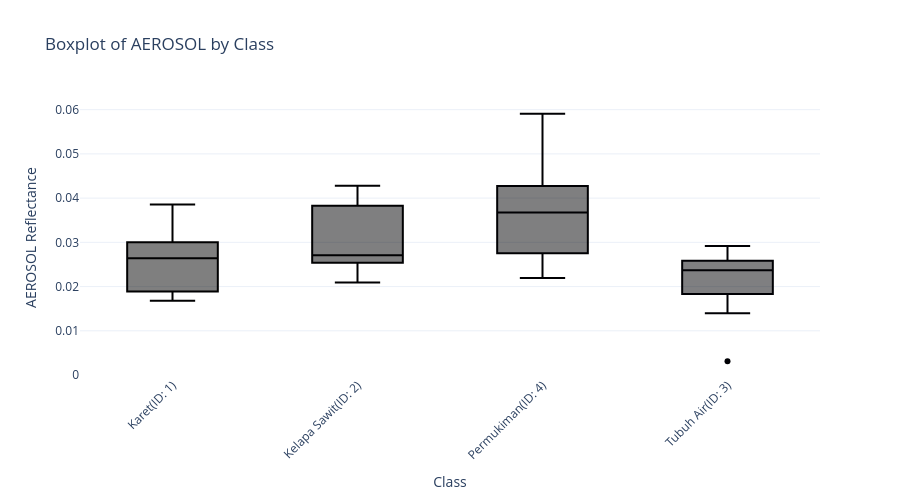
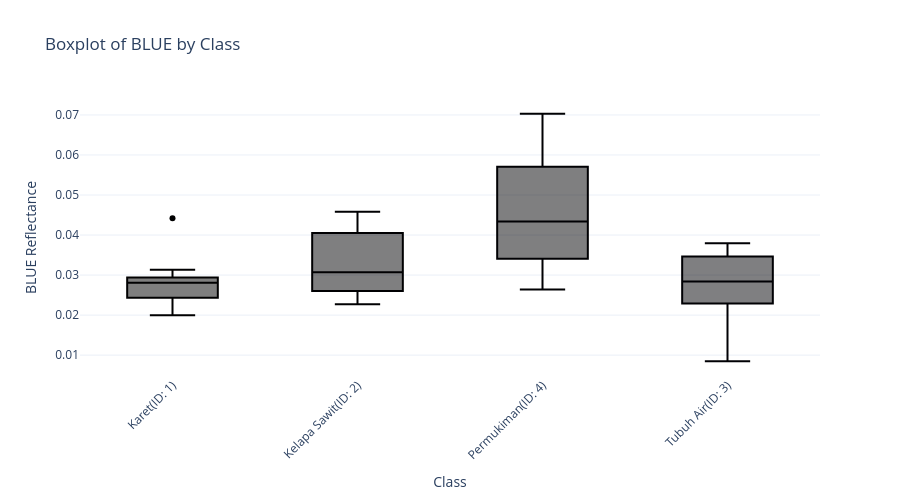
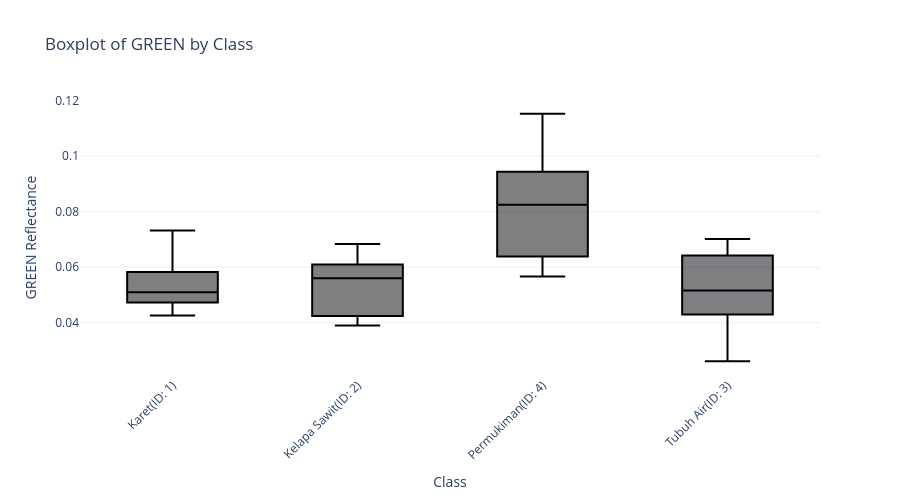
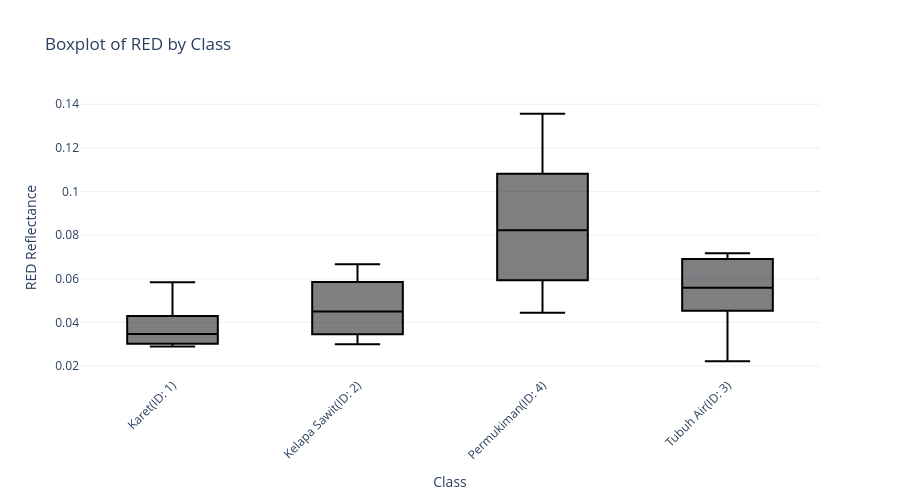

Source (notebook cell) for these figures, in order:
### Markdown cell above
### System Response 4.2 Sample Visualization

### Code cell
#Box plot to detect outlier
ploter = spectral_plotter(analyzer)
box = ploter.plot_boxplot(pixel_extract)
for fig in box:
    fig.show()

### Figure 1 — Plotly figure (JSON) as saved in the notebook; plotly's stock layout.template omitted (floating-point values rounded to 4 significant figures)
{"data": [{"alignmentgroup": "True", "customdata": [[1], [1], [1], [1], [1], [1], [1], [1], [1], [1]], "hovertemplate": "<b>%{x}</b><br>AEROSOL: %{y:.4f}<br><extra></extra>", "legendgroup": "Karet(ID: 1)", "marker": {"color": "#000001"}, "name": "Karet(ID: 1)", "notched": false, "offsetgroup": "Karet(ID: 1)", "orientation": "v", "showlegend": true, "type": "box", "x": ["Karet(ID: 1)", "Karet(ID: 1)", "Karet(ID: 1)", "Karet(ID: 1)", "Karet(ID: 1)", "Karet(ID: 1)", "Karet(ID: 1)", "Karet(ID: 1)", "Karet(ID: 1)", "Karet(ID: 1)"], "x0": " ", "xaxis": "x", "y": [0.03853, 0.03004, 0.02428, 0.02817, 0.01762, 0.02638, 0.01889, 0.02644, 0.03097, 0.01678], "y0": " ", "yaxis": "y"}, {"alignmentgroup": "True", "customdata": [[2], [2], [2], [2], [2], [2], [2], [2], [2], [2]], "hovertemplate": "<b>%{x}</b><br>AEROSOL: %{y:.4f}<br><extra></extra>", "legendgroup": "Kelapa Sawit(ID: 2)", "marker": {"color": "#000002"}, "name": "Kelapa Sawit(ID: 2)", "notched": false, "offsetgroup": "Kelapa Sawit(ID: 2)", "orientation": "v", "showlegend": true, "type": "box", "x": ["Kelapa Sawit(ID: 2)", "Kelapa Sawit(ID: 2)", "Kelapa Sawit(ID: 2)", "Kelapa Sawit(ID: 2)", "Kelapa Sawit(ID: 2)", "Kelapa Sawit(ID: 2)", "Kelapa Sawit(ID: 2)", "Kelapa Sawit(ID: 2)", "Kelapa Sawit(ID: 2)", "Kelapa Sawit(ID: 2)"], "x0": " ", "xaxis": "x", "y": [0.02094, 0.02665, 0.02652, 0.02782, 0.02754, 0.04277, 0.03829, 0.02536, 0.04008, 0.02187], "y0": " ", "yaxis": "y"}, {"alignmentgroup": "True", "customdata": [[4], [4], [4], [4], [4], [4], [4], [4], [4], [4], [4], [4]], "hovertemplate": "<b>%{x}</b><br>AEROSOL: %{y:.4f}<br><extra></extra>", "legendgroup": "Permukiman(ID: 4)", "marker": {"color": "#000003"}, "name": "Permukiman(ID: 4)", "notched": false, "offsetgroup": "Permukiman(ID: 4)", "orientation": "v", "showlegend": true, "type": "box", "x": ["Permukiman(ID: 4)", "Permukiman(ID: 4)", "Permukiman(ID: 4)", "Permukiman(ID: 4)", "Permukiman(ID: 4)", "Permukiman(ID: 4)", "Permukiman(ID: 4)", "Permukiman(ID: 4)", "Permukiman(ID: 4)", "Permukiman(ID: 4)", "Permukiman(ID: 4)", "Permukiman(ID: 4)"], "x0": " ", "xaxis": "x", "y": [0.02507, 0.03, 0.02347, 0.04401, 0.03675, 0.03675, 0.03105, 0.02195, 0.056, 0.04145, 0.05908, 0.04028], "y0": " ", "yaxis": "y"}, {"alignmentgroup": "True", "customdata": [[3], [3], [3], [3], [3], [3], [3], [3], [3], [3], [3], [3]], "hovertemplate": "<b>%{x}</b><br>AEROSOL: %{y:.4f}<br><extra></extra>", "legendgroup": "Tubuh Air(ID: 3)", "marker": {"color": "#000004"}, "name": "Tubuh Air(ID: 3)", "notched": false, "offsetgroup": "Tubuh Air(ID: 3)", "orientation": "v", "showlegend": true, "type": "box", "x": ["Tubuh Air(ID: 3)", "Tubuh Air(ID: 3)", "Tubuh Air(ID: 3)", "Tubuh Air(ID: 3)", "Tubuh Air(ID: 3)", "Tubuh Air(ID: 3)", "Tubuh Air(ID: 3)", "Tubuh Air(ID: 3)", "Tubuh Air(ID: 3)", "Tubuh Air(ID: 3)", "Tubuh Air(ID: 3)", "Tubuh Air(ID: 3)"], "x0": " ", "xaxis": "x", "y": [0.02425, 0.02098, 0.0284, 0.02644, 0.01398, 0.02331, 0.0292, 0.02523, 0.0241, 0.003115, 0.02146, 0.01564], "y0": " ", "yaxis": "y"}], "layout": {"boxmode": "overlay", "height": 500, "hovermode": "closest", "legend": {"title": {"text": "Class"}, "tracegroupgap": 0}, "showlegend": false, "title": {"text": "Boxplot of AEROSOL by Class"}, "xaxis": {"anchor": "y", "categoryarray": ["Karet(ID: 1)", "Kelapa Sawit(ID: 2)", "Permukiman(ID: 4)", "Tubuh Air(ID: 3)"], "categoryorder": "array", "domain": [0, 1], "tickangle": -45, "title": {"text": "Class"}}, "yaxis": {"anchor": "x", "domain": [0, 1], "title": {"text": "AEROSOL Reflectance"}}}}

### Figure 2 — Plotly figure (JSON) as saved in the notebook; plotly's stock layout.template omitted (floating-point values rounded to 4 significant figures)
{"data": [{"alignmentgroup": "True", "customdata": [[1], [1], [1], [1], [1], [1], [1], [1], [1], [1]], "hovertemplate": "<b>%{x}</b><br>BLUE: %{y:.4f}<br><extra></extra>", "legendgroup": "Karet(ID: 1)", "marker": {"color": "#000001"}, "name": "Karet(ID: 1)", "notched": false, "offsetgroup": "Karet(ID: 1)", "orientation": "v", "showlegend": true, "type": "box", "x": ["Karet(ID: 1)", "Karet(ID: 1)", "Karet(ID: 1)", "Karet(ID: 1)", "Karet(ID: 1)", "Karet(ID: 1)", "Karet(ID: 1)", "Karet(ID: 1)", "Karet(ID: 1)", "Karet(ID: 1)"], "x0": " ", "xaxis": "x", "y": [0.04421, 0.02897, 0.02419, 0.02811, 0.02584, 0.02803, 0.02432, 0.02938, 0.03133, 0.01994], "y0": " ", "yaxis": "y"}, {"alignmentgroup": "True", "customdata": [[2], [2], [2], [2], [2], [2], [2], [2], [2], [2]], "hovertemplate": "<b>%{x}</b><br>BLUE: %{y:.4f}<br><extra></extra>", "legendgroup": "Kelapa Sawit(ID: 2)", "marker": {"color": "#000002"}, "name": "Kelapa Sawit(ID: 2)", "notched": false, "offsetgroup": "Kelapa Sawit(ID: 2)", "orientation": "v", "showlegend": true, "type": "box", "x": ["Kelapa Sawit(ID: 2)", "Kelapa Sawit(ID: 2)", "Kelapa Sawit(ID: 2)", "Kelapa Sawit(ID: 2)", "Kelapa Sawit(ID: 2)", "Kelapa Sawit(ID: 2)", "Kelapa Sawit(ID: 2)", "Kelapa Sawit(ID: 2)", "Kelapa Sawit(ID: 2)", "Kelapa Sawit(ID: 2)"], "x0": " ", "xaxis": "x", "y": [0.02418, 0.02605, 0.02679, 0.0333, 0.03359, 0.04582, 0.04054, 0.02806, 0.0412, 0.02269], "y0": " ", "yaxis": "y"}, {"alignmentgroup": "True", "customdata": [[4], [4], [4], [4], [4], [4], [4], [4], [4], [4], [4], [4]], "hovertemplate": "<b>%{x}</b><br>BLUE: %{y:.4f}<br><extra></extra>", "legendgroup": "Permukiman(ID: 4)", "marker": {"color": "#000003"}, "name": "Permukiman(ID: 4)", "notched": false, "offsetgroup": "Permukiman(ID: 4)", "orientation": "v", "showlegend": true, "type": "box", "x": ["Permukiman(ID: 4)", "Permukiman(ID: 4)", "Permukiman(ID: 4)", "Permukiman(ID: 4)", "Permukiman(ID: 4)", "Permukiman(ID: 4)", "Permukiman(ID: 4)", "Permukiman(ID: 4)", "Permukiman(ID: 4)", "Permukiman(ID: 4)", "Permukiman(ID: 4)", "Permukiman(ID: 4)"], "x0": " ", "xaxis": "x", "y": [0.03367, 0.03453, 0.0294, 0.05794, 0.0434, 0.0434, 0.03969, 0.02638, 0.0703, 0.04846, 0.067, 0.05618], "y0": " ", "yaxis": "y"}, {"alignmentgroup": "True", "customdata": [[3], [3], [3], [3], [3], [3], [3], [3], [3], [3], [3], [3]], "hovertemplate": "<b>%{x}</b><br>BLUE: %{y:.4f}<br><extra></extra>", "legendgroup": "Tubuh Air(ID: 3)", "marker": {"color": "#000004"}, "name": "Tubuh Air(ID: 3)", "notched": false, "offsetgroup": "Tubuh Air(ID: 3)", "orientation": "v", "showlegend": true, "type": "box", "x": ["Tubuh Air(ID: 3)", "Tubuh Air(ID: 3)", "Tubuh Air(ID: 3)", "Tubuh Air(ID: 3)", "Tubuh Air(ID: 3)", "Tubuh Air(ID: 3)", "Tubuh Air(ID: 3)", "Tubuh Air(ID: 3)", "Tubuh Air(ID: 3)", "Tubuh Air(ID: 3)", "Tubuh Air(ID: 3)", "Tubuh Air(ID: 3)"], "x0": " ", "xaxis": "x", "y": [0.02998, 0.02627, 0.03598, 0.03539, 0.01956, 0.03331, 0.03796, 0.03396, 0.02623, 0.008477, 0.02675, 0.01669], "y0": " ", "yaxis": "y"}], "layout": {"boxmode": "overlay", "height": 500, "hovermode": "closest", "legend": {"title": {"text": "Class"}, "tracegroupgap": 0}, "showlegend": false, "title": {"text": "Boxplot of BLUE by Class"}, "xaxis": {"anchor": "y", "categoryarray": ["Karet(ID: 1)", "Kelapa Sawit(ID: 2)", "Permukiman(ID: 4)", "Tubuh Air(ID: 3)"], "categoryorder": "array", "domain": [0, 1], "tickangle": -45, "title": {"text": "Class"}}, "yaxis": {"anchor": "x", "domain": [0, 1], "title": {"text": "BLUE Reflectance"}}}}

### Figure 3 — Plotly figure (JSON) as saved in the notebook; plotly's stock layout.template omitted (floating-point values rounded to 4 significant figures)
{"data": [{"alignmentgroup": "True", "customdata": [[1], [1], [1], [1], [1], [1], [1], [1], [1], [1]], "hovertemplate": "<b>%{x}</b><br>GREEN: %{y:.4f}<br><extra></extra>", "legendgroup": "Karet(ID: 1)", "marker": {"color": "#000001"}, "name": "Karet(ID: 1)", "notched": false, "offsetgroup": "Karet(ID: 1)", "orientation": "v", "showlegend": true, "type": "box", "x": ["Karet(ID: 1)", "Karet(ID: 1)", "Karet(ID: 1)", "Karet(ID: 1)", "Karet(ID: 1)", "Karet(ID: 1)", "Karet(ID: 1)", "Karet(ID: 1)", "Karet(ID: 1)", "Karet(ID: 1)"], "x0": " ", "xaxis": "x", "y": [0.07327, 0.04722, 0.04256, 0.04893, 0.05988, 0.054, 0.05827, 0.04871, 0.05308, 0.04731], "y0": " ", "yaxis": "y"}, {"alignmentgroup": "True", "customdata": [[2], [2], [2], [2], [2], [2], [2], [2], [2], [2]], "hovertemplate": "<b>%{x}</b><br>GREEN: %{y:.4f}<br><extra></extra>", "legendgroup": "Kelapa Sawit(ID: 2)", "marker": {"color": "#000002"}, "name": "Kelapa Sawit(ID: 2)", "notched": false, "offsetgroup": "Kelapa Sawit(ID: 2)", "orientation": "v", "showlegend": true, "type": "box", "x": ["Kelapa Sawit(ID: 2)", "Kelapa Sawit(ID: 2)", "Kelapa Sawit(ID: 2)", "Kelapa Sawit(ID: 2)", "Kelapa Sawit(ID: 2)", "Kelapa Sawit(ID: 2)", "Kelapa Sawit(ID: 2)", "Kelapa Sawit(ID: 2)", "Kelapa Sawit(ID: 2)", "Kelapa Sawit(ID: 2)"], "x0": " ", "xaxis": "x", "y": [0.04241, 0.039, 0.04054, 0.06099, 0.06023, 0.0585, 0.06839, 0.05352, 0.06158, 0.04701], "y0": " ", "yaxis": "y"}, {"alignmentgroup": "True", "customdata": [[4], [4], [4], [4], [4], [4], [4], [4], [4], [4], [4], [4]], "hovertemplate": "<b>%{x}</b><br>GREEN: %{y:.4f}<br><extra></extra>", "legendgroup": "Permukiman(ID: 4)", "marker": {"color": "#000003"}, "name": "Permukiman(ID: 4)", "notched": false, "offsetgroup": "Permukiman(ID: 4)", "orientation": "v", "showlegend": true, "type": "box", "x": ["Permukiman(ID: 4)", "Permukiman(ID: 4)", "Permukiman(ID: 4)", "Permukiman(ID: 4)", "Permukiman(ID: 4)", "Permukiman(ID: 4)", "Permukiman(ID: 4)", "Permukiman(ID: 4)", "Permukiman(ID: 4)", "Permukiman(ID: 4)", "Permukiman(ID: 4)", "Permukiman(ID: 4)"], "x0": " ", "xaxis": "x", "y": [0.06374, 0.05928, 0.06397, 0.09285, 0.08801, 0.08801, 0.07153, 0.05667, 0.1153, 0.07706, 0.09915, 0.09598], "y0": " ", "yaxis": "y"}, {"alignmentgroup": "True", "customdata": [[3], [3], [3], [3], [3], [3], [3], [3], [3], [3], [3], [3]], "hovertemplate": "<b>%{x}</b><br>GREEN: %{y:.4f}<br><extra></extra>", "legendgroup": "Tubuh Air(ID: 3)", "marker": {"color": "#000004"}, "name": "Tubuh Air(ID: 3)", "notched": false, "offsetgroup": "Tubuh Air(ID: 3)", "orientation": "v", "showlegend": true, "type": "box", "x": ["Tubuh Air(ID: 3)", "Tubuh Air(ID: 3)", "Tubuh Air(ID: 3)", "Tubuh Air(ID: 3)", "Tubuh Air(ID: 3)", "Tubuh Air(ID: 3)", "Tubuh Air(ID: 3)", "Tubuh Air(ID: 3)", "Tubuh Air(ID: 3)", "Tubuh Air(ID: 3)", "Tubuh Air(ID: 3)", "Tubuh Air(ID: 3)"], "x0": " ", "xaxis": "x", "y": [0.05462, 0.04867, 0.06357, 0.06491, 0.04772, 0.07012, 0.06492, 0.06029, 0.03837, 0.02712, 0.04762, 0.0261], "y0": " ", "yaxis": "y"}], "layout": {"boxmode": "overlay", "height": 500, "hovermode": "closest", "legend": {"title": {"text": "Class"}, "tracegroupgap": 0}, "showlegend": false, "title": {"text": "Boxplot of GREEN by Class"}, "xaxis": {"anchor": "y", "categoryarray": ["Karet(ID: 1)", "Kelapa Sawit(ID: 2)", "Permukiman(ID: 4)", "Tubuh Air(ID: 3)"], "categoryorder": "array", "domain": [0, 1], "tickangle": -45, "title": {"text": "Class"}}, "yaxis": {"anchor": "x", "domain": [0, 1], "title": {"text": "GREEN Reflectance"}}}}

### Figure 4 — Plotly figure (JSON) as saved in the notebook; plotly's stock layout.template omitted (floating-point values rounded to 4 significant figures)
{"data": [{"alignmentgroup": "True", "customdata": [[1], [1], [1], [1], [1], [1], [1], [1], [1], [1]], "hovertemplate": "<b>%{x}</b><br>RED: %{y:.4f}<br><extra></extra>", "legendgroup": "Karet(ID: 1)", "marker": {"color": "#000001"}, "name": "Karet(ID: 1)", "notched": false, "offsetgroup": "Karet(ID: 1)", "orientation": "v", "showlegend": true, "type": "box", "x": ["Karet(ID: 1)", "Karet(ID: 1)", "Karet(ID: 1)", "Karet(ID: 1)", "Karet(ID: 1)", "Karet(ID: 1)", "Karet(ID: 1)", "Karet(ID: 1)", "Karet(ID: 1)", "Karet(ID: 1)"], "x0": " ", "xaxis": "x", "y": [0.05846, 0.03026, 0.02894, 0.03381, 0.04828, 0.03562, 0.04291, 0.03301, 0.03661, 0.02949], "y0": " ", "yaxis": "y"}, {"alignmentgroup": "True", "customdata": [[2], [2], [2], [2], [2], [2], [2], [2], [2], [2]], "hovertemplate": "<b>%{x}</b><br>RED: %{y:.4f}<br><extra></extra>", "legendgroup": "Kelapa Sawit(ID: 2)", "marker": {"color": "#000002"}, "name": "Kelapa Sawit(ID: 2)", "notched": false, "offsetgroup": "Kelapa Sawit(ID: 2)", "orientation": "v", "showlegend": true, "type": "box", "x": ["Kelapa Sawit(ID: 2)", "Kelapa Sawit(ID: 2)", "Kelapa Sawit(ID: 2)", "Kelapa Sawit(ID: 2)", "Kelapa Sawit(ID: 2)", "Kelapa Sawit(ID: 2)", "Kelapa Sawit(ID: 2)", "Kelapa Sawit(ID: 2)", "Kelapa Sawit(ID: 2)", "Kelapa Sawit(ID: 2)"], "x0": " ", "xaxis": "x", "y": [0.03458, 0.03001, 0.03281, 0.05202, 0.05454, 0.06669, 0.05854, 0.03799, 0.06306, 0.03752], "y0": " ", "yaxis": "y"}, {"alignmentgroup": "True", "customdata": [[4], [4], [4], [4], [4], [4], [4], [4], [4], [4], [4], [4]], "hovertemplate": "<b>%{x}</b><br>RED: %{y:.4f}<br><extra></extra>", "legendgroup": "Permukiman(ID: 4)", "marker": {"color": "#000003"}, "name": "Permukiman(ID: 4)", "notched": false, "offsetgroup": "Permukiman(ID: 4)", "orientation": "v", "showlegend": true, "type": "box", "x": ["Permukiman(ID: 4)", "Permukiman(ID: 4)", "Permukiman(ID: 4)", "Permukiman(ID: 4)", "Permukiman(ID: 4)", "Permukiman(ID: 4)", "Permukiman(ID: 4)", "Permukiman(ID: 4)", "Permukiman(ID: 4)", "Permukiman(ID: 4)", "Permukiman(ID: 4)", "Permukiman(ID: 4)"], "x0": " ", "xaxis": "x", "y": [0.06384, 0.05475, 0.05165, 0.1084, 0.0844, 0.0844, 0.07545, 0.04446, 0.1356, 0.08011, 0.1088, 0.1078], "y0": " ", "yaxis": "y"}, {"alignmentgroup": "True", "customdata": [[3], [3], [3], [3], [3], [3], [3], [3], [3], [3], [3], [3]], "hovertemplate": "<b>%{x}</b><br>RED: %{y:.4f}<br><extra></extra>", "legendgroup": "Tubuh Air(ID: 3)", "marker": {"color": "#000004"}, "name": "Tubuh Air(ID: 3)", "notched": false, "offsetgroup": "Tubuh Air(ID: 3)", "orientation": "v", "showlegend": true, "type": "box", "x": ["Tubuh Air(ID: 3)", "Tubuh Air(ID: 3)", "Tubuh Air(ID: 3)", "Tubuh Air(ID: 3)", "Tubuh Air(ID: 3)", "Tubuh Air(ID: 3)", "Tubuh Air(ID: 3)", "Tubuh Air(ID: 3)", "Tubuh Air(ID: 3)", "Tubuh Air(ID: 3)", "Tubuh Air(ID: 3)", "Tubuh Air(ID: 3)"], "x0": " ", "xaxis": "x", "y": [0.05923, 0.05248, 0.06846, 0.06965, 0.04975, 0.07093, 0.07173, 0.06565, 0.04101, 0.0233, 0.05084, 0.02221], "y0": " ", "yaxis": "y"}], "layout": {"boxmode": "overlay", "height": 500, "hovermode": "closest", "legend": {"title": {"text": "Class"}, "tracegroupgap": 0}, "showlegend": false, "title": {"text": "Boxplot of RED by Class"}, "xaxis": {"anchor": "y", "categoryarray": ["Karet(ID: 1)", "Kelapa Sawit(ID: 2)", "Permukiman(ID: 4)", "Tubuh Air(ID: 3)"], "categoryorder": "array", "domain": [0, 1], "tickangle": -45, "title": {"text": "Class"}}, "yaxis": {"anchor": "x", "domain": [0, 1], "title": {"text": "RED Reflectance"}}}}
